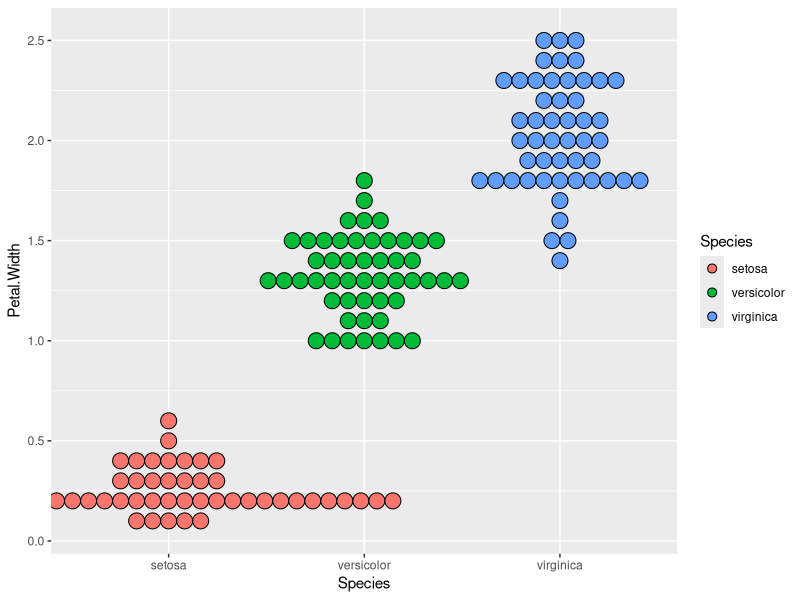
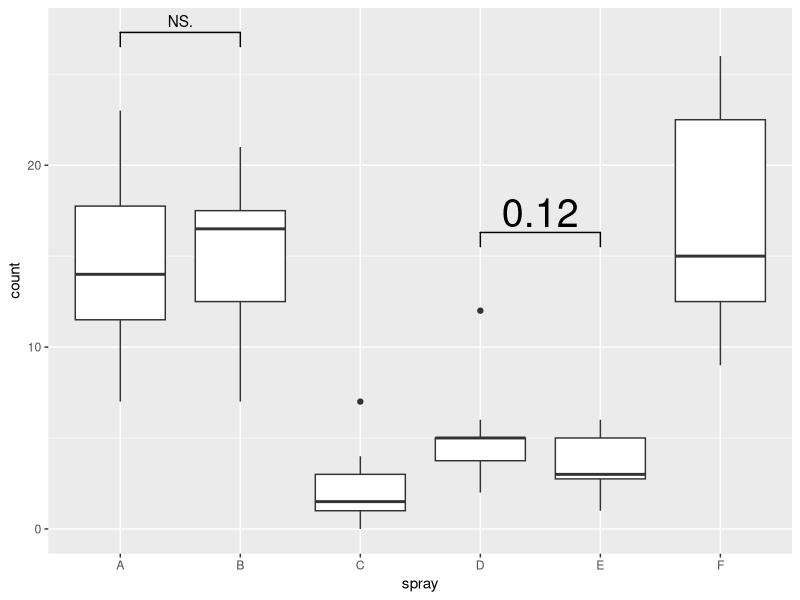
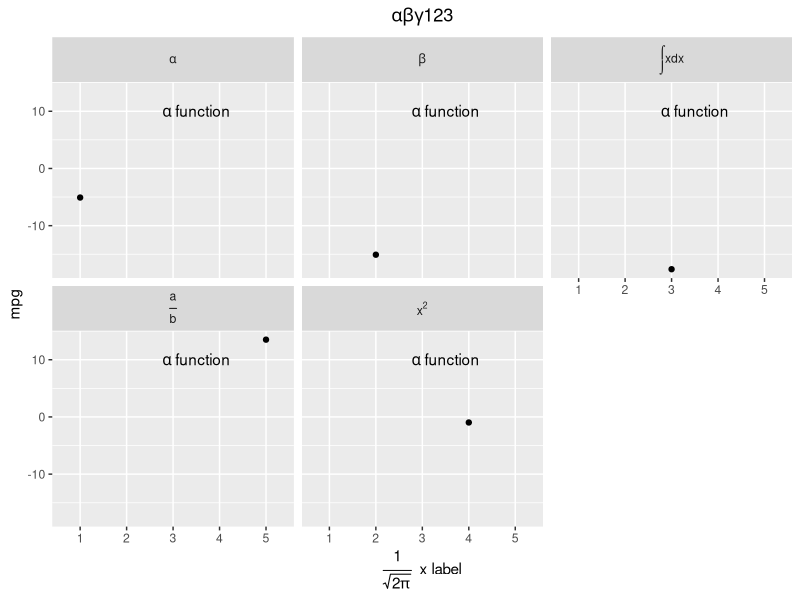
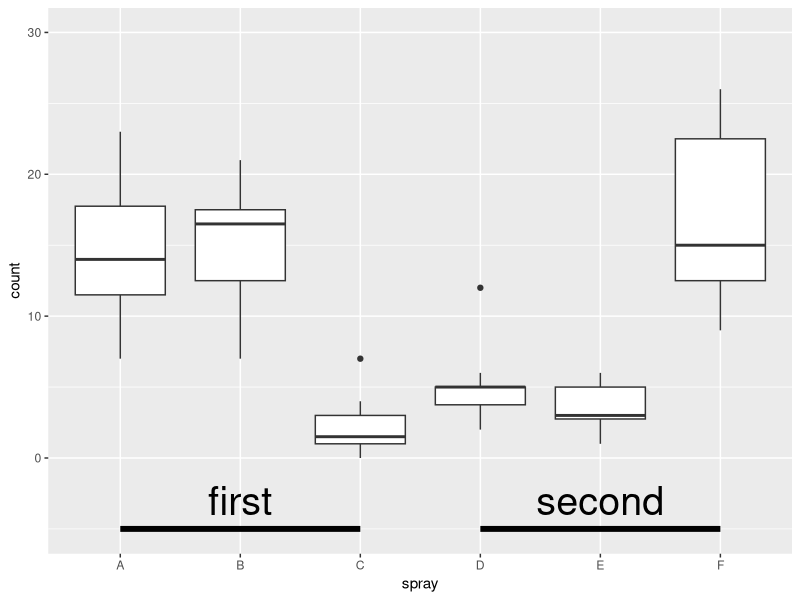
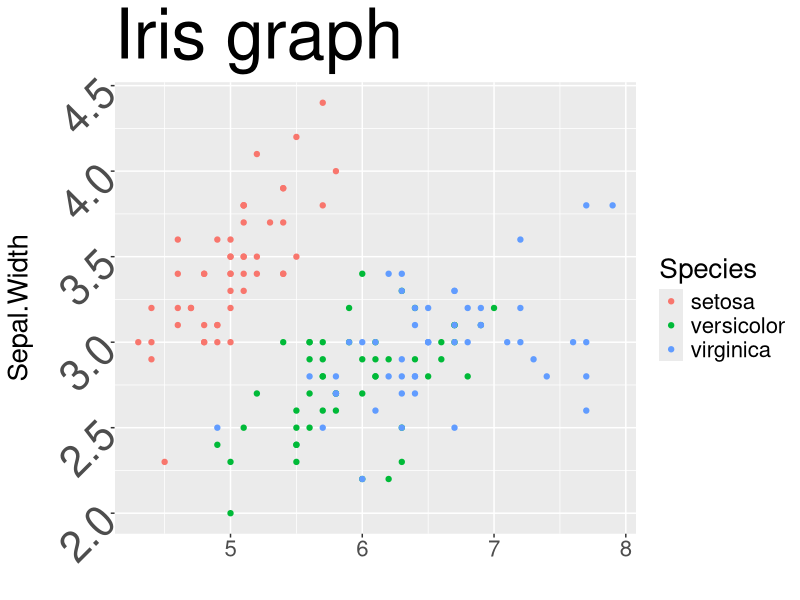
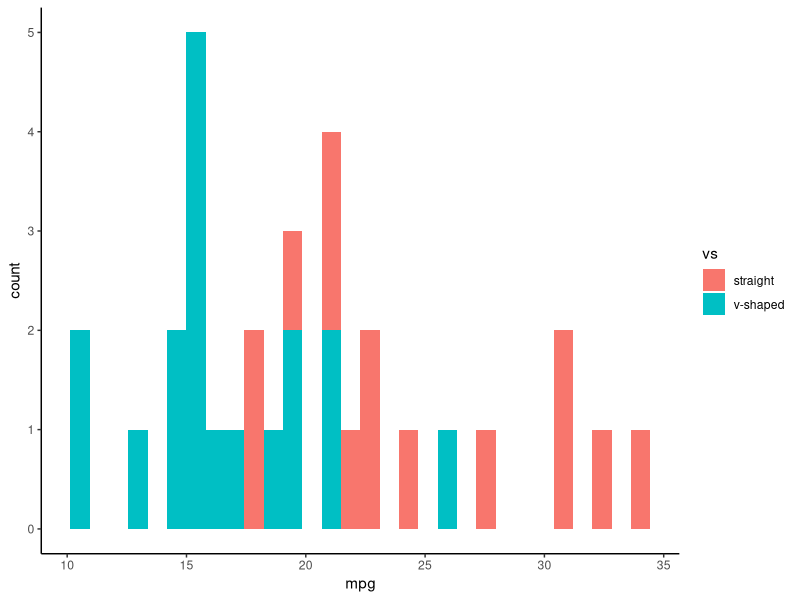
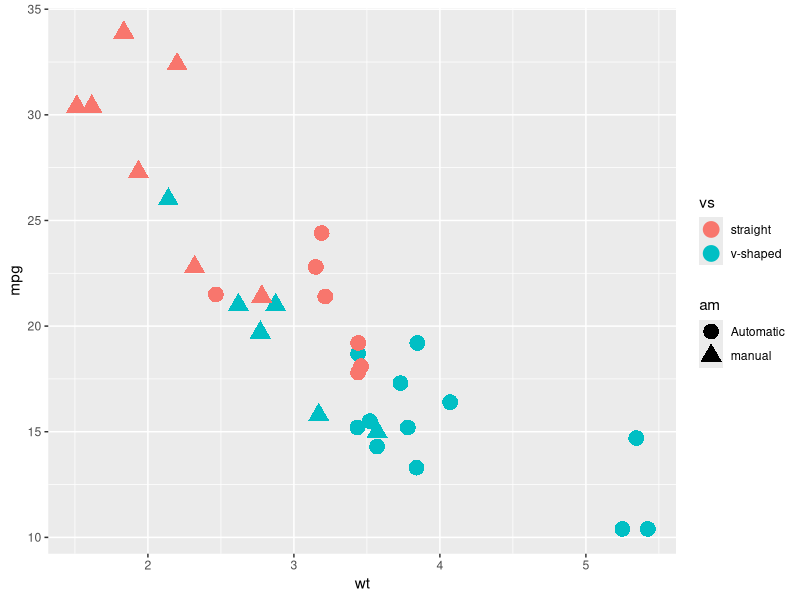
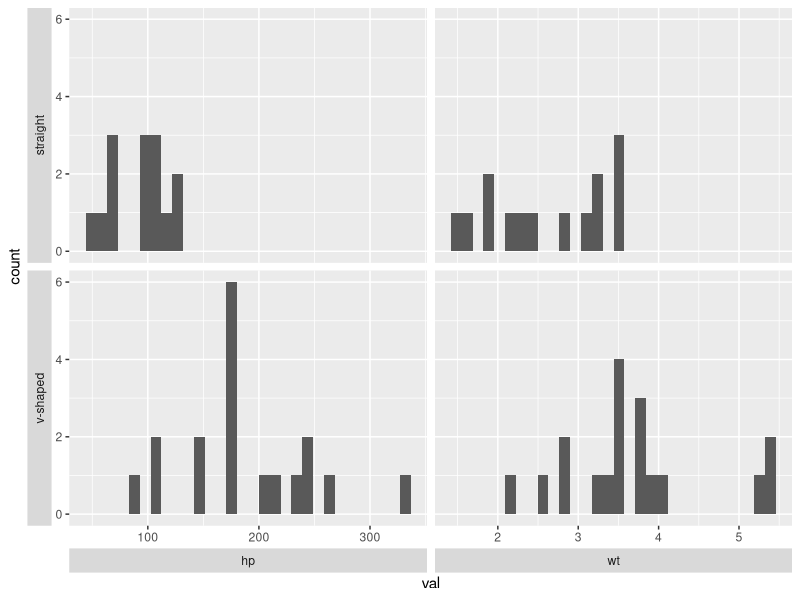

Here is the R script that generated these plots, in order:
## ---- chunk 1
before <- proc.time()
d1 <- lapply(1:10000000, function(i){
  
  x <- runif(10)
  max(x) - min(x)
  }
  )
after <- proc.time()

after - before
## ---- chunk 2
library(tidyverse)

g <- ggplot(iris, aes(x=Species, y=Petal.Width, fill=Species)) +
      geom_dotplot(binaxis="y" , stackdir="center")

plot(g)

## ---- chunk 3
library(ggsignif)
g2 <- ggplot(InsectSprays, aes(x=spray, y=count)) +
      geom_boxplot() +
      geom_signif( test=t.test,
                   comparisons = list( c("A","B")),
                   map_signif_level = TRUE
      ) +
    geom_signif( test=t.test,
                 comparisons = list(c("D","E")),
                 map_signif_level = FALSE,
                 y_position = 15,
                 textsize = 10
                 )
                   
plot(g2)

## ---- chunk 4

hoge <- data.frame(wt = factor(c(1:5)), mpg = 10*rnorm(5), 
                   gear = factor(c("alpha","beta",'integral(x)*dx',"x^2","over(a,b)")))


g3 <- ggplot(hoge,aes(x=wt, y=mpg)) +
      geom_point() +
      facet_wrap(~ gear,labeller=label_parsed) +  #Facetで使うとき
  
      ggtitle(expression(paste(alpha,beta,gamma,"123"))) +　#タイトルに使うとき
      theme(plot.title = element_text(hjust=0.5)) +
      annotate("text",x=3.5,y=10, label="alpha * ' function'",parse=TRUE) + #グラフ内にかくとき
      xlab(expression(frac(1,sqrt(2*pi))*"  x label")) 　#軸ラベルに書くとき
      
      
      
      
plot(g3)

## ---- chunk 5
g4 <- ggplot(InsectSprays, aes(x=spray,y=count)) +
        geom_boxplot()+
  
        ylim(-5,30) +
        annotate("segment",x=1,xend=3,y=-5,yend=-5,size=2) +
        annotate("text", x=2, y=-3, label="first",size=10) +
        annotate("segment",x=4,xend=6,y=-5,yend=-5,size=2) +
        annotate("text", x=5, y=-3, label="second",size=10) 

plot(g4)

## ---- chunk 6
g5 <- ggplot(iris, aes(x=Sepal.Length, y=Sepal.Width,color=Species)) +
           geom_point() +
           ggtitle("Iris graph") +
           xlab("") + 

           theme(text=element_text(size=20)) + #全体の大きさ
           theme(plot.title=element_text(size=50)) +  #タイトルの大きさ
           theme(axis.text.y = element_text(size=30)) + #軸の大きさ
           theme(axis.text.y = element_text(angle=45, vjust=0.5)) #文字の回転

plot(g5)
## ---- chunk 7
library(dplyr)
minicars <- mtcars %>%
          select(mpg,wt,hp,vs,am) %>%
          mutate(
            vs = c("v-shaped","straight")[vs +1],
            am = c("Automatic","manual")[am +1]
          )


ggplot(data = minicars,
       mapping = aes(
         x = mpg,
         fill = vs
       )) +
  geom_histogram() +
  theme_classic()
## ---- chunk 8
ggplot(minicars, aes(x=wt,y=mpg,color=vs,shape=am)) + 
  geom_point(size=5) 

## ---- chunk 9

longcars <- gather(minicars,var,val,-am,-vs,-mpg)

ggplot(longcars, aes(x=val)) +
  geom_histogram() +
  facet_grid(vs ~ var,
             scales="free_x",
             switch="both") +
  theme(strip.placement="outside") 

## ---- chunk 10
ggplot(longcars,aes(x=val,y=mpg,color=am,shape=vs)) +
  geom_point(size=5) +
  facet_wrap(~ var, scales="free", strip.position = 'bottom') +
  theme(
    strip.placement = 'outside',
    strip.background = element_blank(),
    strip.text.x = element_text(size=10),
    axis.title.x = element_blank()
  )


## ---- chunk 11
minicars2 <- minicars %>%
  mutate(vs = paste0("(",letters[factor(vs)],") ",vs))

ggplot(minicars2,aes(mpg)) +
  geom_histogram() +
  facet_wrap(~vs, ncol=1)

## ---- chunk 12
ggplot(minicars,aes(mpg, fill=vs)) +
  geom_histogram() +
  facet_grid(vs ~ . ,margins=TRUE)

## ---- chunk 13
minicars2 <- minicars %>%
              mutate(facet = vs) %>%
              bind_rows(mutate(., facet="All"))

ggplot(minicars2, aes(mpg,fill=vs)) +
  geom_histogram() +
  facet_wrap(~ facet, strip.position = "right", ncol=1)

## ---- chunk 14
minicars %>% 
  transmute(mpg, hist=1, dens = NA_integer_) %>% 
  bind_rows(mutate(., hist= NA_integer_, dens=1)) %>%
  mutate(facet=ifelse(!is.na(hist),"count","density")) %>%
  ggplot(aes(x=mpg)) +
    geom_histogram(aes(x=mpg*hist)) +
    geom_density(aes(x=mpg*dens)) +
    facet_wrap(~ facet,scales="free_y",strip.position = "left") +
    theme(
      axis.title.y = element_blank(),
      strip.placement = "outside",
       strip.background = element_blank(),
      strip.text.y = element_text(size = 11)
    )

## ---- chunk 15
# install.packages(devtools)
# devtools::install_github('thomasp85/patchwork')
library(patchwork)


p1 <- ggplot(minicars) + geom_point(aes(wt,mpg)) + ggtitle("p1")
p2 <- ggplot(minicars) + geom_point(aes(hp,mpg)) + ggtitle("p2")
p3 <- ggplot(minicars) + geom_histogram(aes(wt)) + ggtitle("p3")
p4 <- ggplot(minicars) + geom_histogram(aes(mpg)) + ggtitle("p4")

(p1|p2) /p3 / p4
## ---- chunk 16
wrap_plots(p3|p2,p1/p3,p4/p1,p1|p2,
           nrow=2, ncol=2, heights=c(2,3),widths=c(3,1))
## ---- chunk 17
summary(aov(Petal.Width ~ Species, iris))
TukeyHSD(aov(Petal.Width ~ Species, iris))

